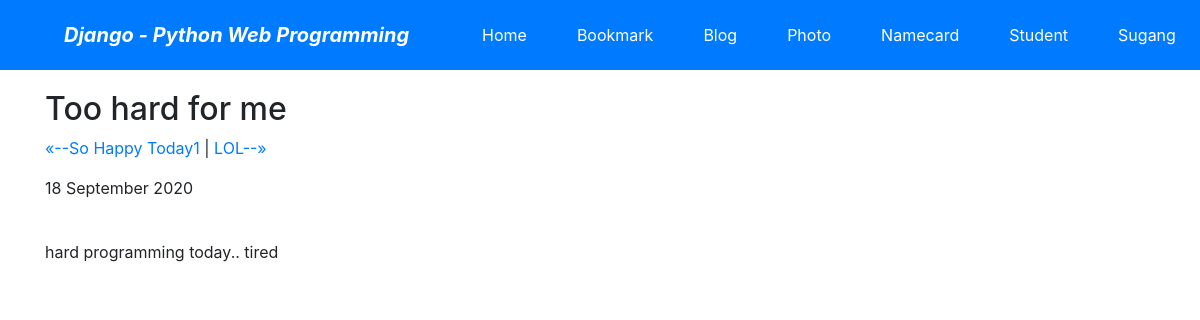
The app's page /blog/post/too-hard-me/ with its own data.
### blog/models.py (models this page shows, shortened)
class Post(models.Model):
    title = models.CharField(verbose_name='TITLE', max_length=50)
    slug = models.SlugField('SLUG', unique=True, allow_unicode=True, help_text='one word for title alias.')
    description = models.CharField('DESCRIPTION', max_length=100, blank=True, help_text='simple description text.')
    content = models.TextField('CONTENT')
    create_dt = models.DateTimeField('CREATE DATE', auto_now_add=True)
    modify_dt = models.DateTimeField('MODIFY DATE', auto_now=True)
    owner = models.ForeignKey(User, on_delete=models.CASCADE, verbose_name='OWNER', blank=True, null=True)
    class Meta:
        verbose_name = 'post'
        verbose_name_plural = 'posts'
        db_table = 'blog_posts'
        ordering = ('-modify_dt',)
    def __str__(self):
        return self.title
    def get_absolute_url(self):
        return reverse('blog:post_detail', args=(self.slug,))
    def get_previous(self):
        return self.get_previous_by_modify_dt()
    def get_next(self):
        return self.get_next_by_modify_dt()

### blog/views.py (the view)
# urls.py: re_path(r'^post/(?P<slug>[-\w]+)/$', views.PostDV.as_view(), name='post_detail'),
class PostDV(DetailView):
    model = Post

### blog/templates/blog/post_detail.html (shortened to what this page needs)
{% extends "base.html" %}
{% block content %}
<h2>{{object.title}}</h2>
<p>
    {%if object.get_previous%}
    <a href="{{object.get_previous.get_absolute_url}}" title="View previous post">
        &laquo;--{{object.get_previous}}
    </a>
    {%endif%}
    {%if object.get_next%}
    |<a href="{{object.get_next.get_absolute_url}}"title="View next post">
    {{object.get_next}}--&raquo;
    </a>
    {%endif%}
</p>
<p>{{object.modify_dt|date:"j F Y"}}</p>
<br>
<div>
    {{object.content|linebreaks}}
</div>
{% endblock %}

### records on screen
Post: title "Too hard for me", get_previous "So Happy Today1", get_next "LOL", modify_dt "18 September 2020", content "hard programming today.. tired"
